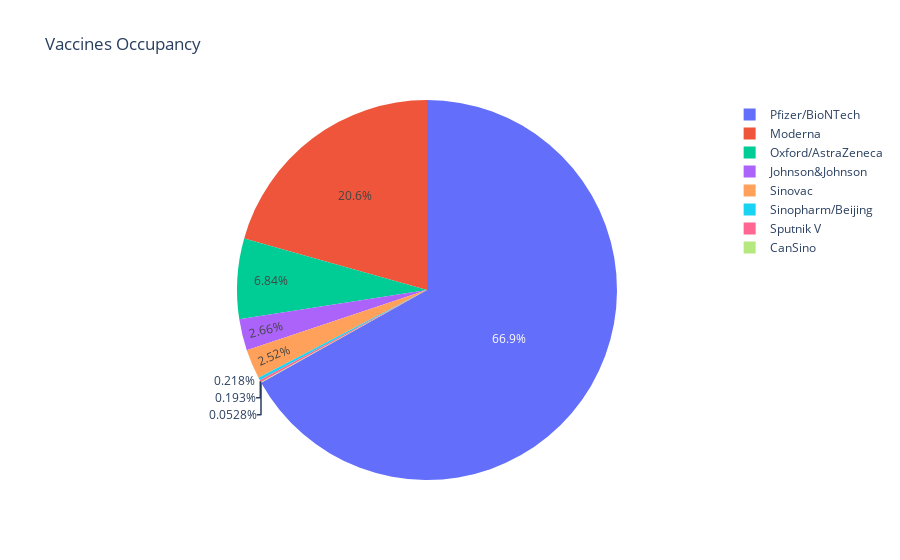

The notebook cell saved with this chart:
### Code cell
# Pieplot
fig = px.pie(vr, values='total_vaccinations', names='vaccine', title='Vaccines Occupancy' )
fig.show()

### Figure 1 — Plotly figure (JSON) as saved in the notebook; plotly's stock layout.template omitted (floating-point values rounded to 4 significant figures)
{"data": [{"domain": {"x": [0, 1], "y": [0, 1]}, "hovertemplate": "vaccine=%{label}<br>total_vaccinations=%{value}<extra></extra>", "labels": ["Pfizer/BioNTech", "Moderna", "Oxford/AstraZeneca", "Johnson&Johnson", "Sinovac", "Sinopharm/Beijing", "Sputnik V", "CanSino"], "legendgroup": "", "name": "", "showlegend": true, "type": "pie", "values": [642060353, 197973681, 65691859, 25556141, 24173391, 2096148, 1848310, 506741]}], "layout": {"legend": {"tracegroupgap": 0}, "title": {"text": "Vaccines Occupancy"}}}
